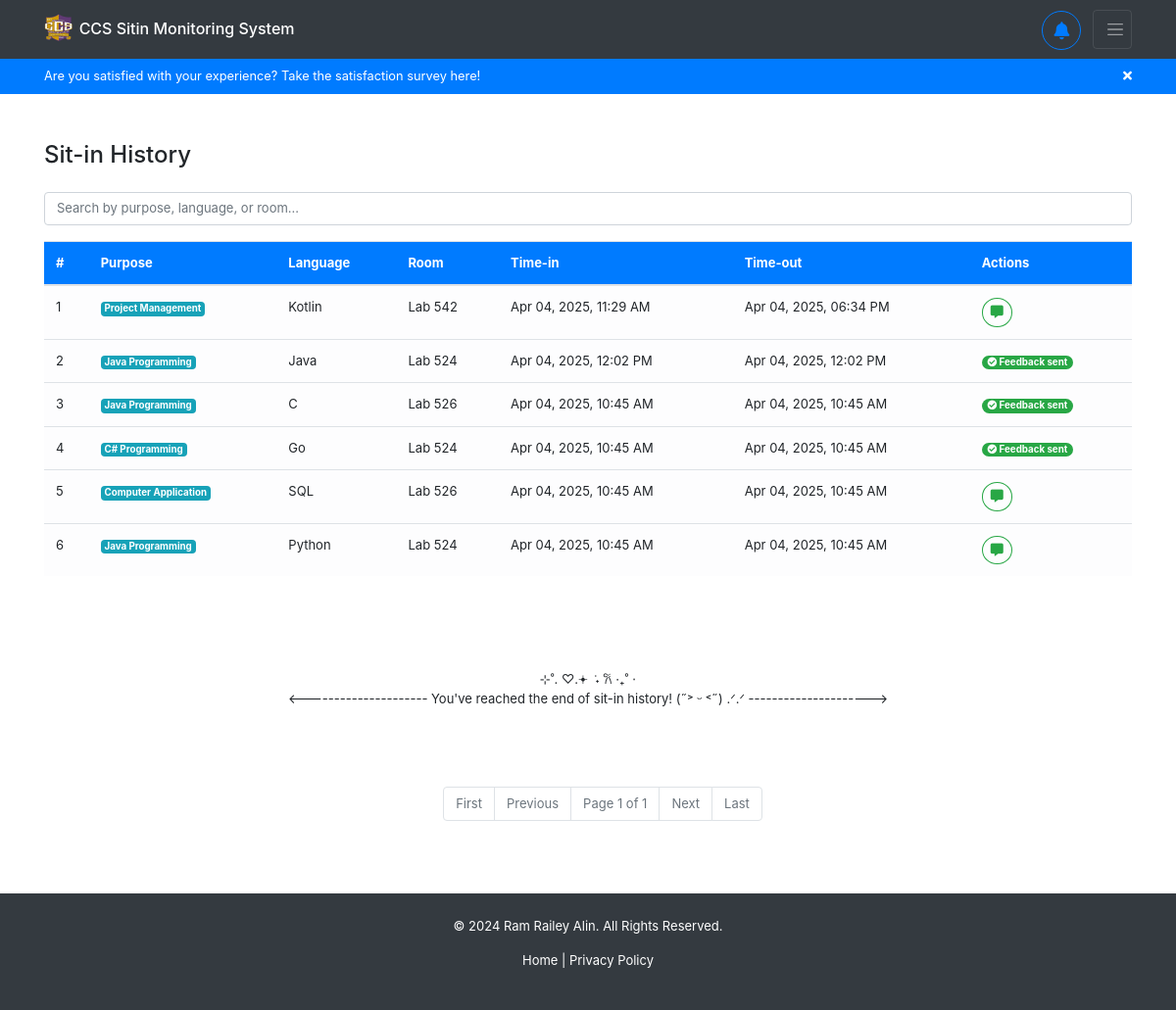
/sitin_history/ (signed in), run on the app's committed database.
### backend/models.py (models this page shows, shortened)
class Sitin(models.Model):
    purpose = models.CharField(max_length=255, choices=SITIN_PURPOSE_CHOICES, blank=True, null=True)
    programming_language = models.CharField(max_length=255, choices=PROGRAMMING_LANGUAGE_CHOICES, blank=True, null=True)
    lab_room = models.CharField(max_length=50, choices=LAB_ROOM_CHOICES, blank=True, null=True)
    sitin_details = models.TextField(blank=True, null=True)
    status = models.CharField(max_length=50, choices=SITIN_STATUS_CHOICES, default="none") # none, approved, denied
    sitin_date = models.DateTimeField(auto_now_add=True)
    logout_date = models.DateTimeField(null=True, blank=True)
    feedback = models.TextField(blank=True, null=True)
    user = models.ForeignKey(User, on_delete=models.CASCADE)

### backend/views.py (the view)
# urls.py: path('sitin_history/', views.sitin_history, name='user-sitin_history'),
@login_required
def sitin_history(request):
    if request.user.is_authenticated:
        sitin_history = Sitin.objects.filter(
            status='finished',
            user=request.user
        ).select_related(
            'user',
            'user__registration'
        ).order_by('-logout_date')
        paginator = Paginator(sitin_history, 25)
        page_number = request.GET.get('page')
        page_obj = paginator.get_page(page_number)
        return render(request, 'backend/pages/sitin_history.html', {'sitin_history': page_obj})
    return redirect('/')

### backend/templatetags/custom_filters.py (called while the page is built)
@register.filter
def time_ago(value):
    if not value:
        return ""
    now = timezone.localtime(timezone.now())
    value = timezone.localtime(value)
    diff = now - value
    seconds = diff.total_seconds()
    if seconds < 60:
        return f"{int(seconds)} seconds ago"
    elif seconds < 3600:
        minutes = int(seconds / 60)
        return f"{minutes} minute{'s' if minutes != 1 else ''} ago"
    elif seconds < 86400:
        hours = int(seconds / 3600)
        return f"{hours} hour{'s' if hours != 1 else ''} ago"
    else:
        return value.strftime("%b %d, %Y, %I:%M %p ")  # Fallback to date if > 1 day

### backend/templates/backend/pages/sitin_history.html (shortened to what this page needs)
{% extends 'backend/base.html' %}
{% load custom_filters %}
{% block content %}
<div class="container mt-5" id="sitin-history">
    <h4 class="mb-4">Sit-in History</h4>
    <div class="mb-3">
        <input type="text" id="searchInput" class="form-control" placeholder="Search by purpose, language, or room...">
    </div>
    <div class="table-responsive d-flex flex-column">
        <table class="table table-hover align-middle">
            <thead class="bg-primary text-white">
                <tr>
                    <th>#</th>
                    <th>Purpose</th>
                    <th>Language</th>
                    <th>Room</th>
                    <th>Time-in</th>
                    <th>Time-out</th>
                    <th>Actions</th>
                </tr>
            </thead>
            <tbody class="table-light">
                {% if sitin_history %}
                {% for sitin in sitin_history %}
                <tr>
                    <td>{{ forloop.counter }}</td>
                    <td><span class="badge bg-info text-white">{{ sitin.purpose }}</span></td>
                    <td>{{ sitin.programming_language }}</td>
                    <td>Lab {{ sitin.lab_room }}</td>
                    <td>{{ sitin.sitin_date|time_ago }}</td>
                    <td>{{ sitin.logout_date|time_ago }}</td>
                    {% if sitin.feedback %}
                    <td>
                        <span class="badge badge-pill badge-success badge-hover-outline"
                        style="cursor: not-allowed;">
                            <i class="fas fa-check-circle"></i> Feedback sent
                        </span>
                    </td>
                    {% else %}
                    <td>
                        <button class="btn btn-sm btn-outline-success rounded-circle feedback-btn"
                                title="Give feedback"
                                onclick="showFeedbackModal('{{ sitin.id }}')">
                            <i class="fas fa-comment-alt"></i>
                        </button>
                    </td>
                    {% endif %}
                </tr>
                {% endfor %}
                {% else %}
                <tr></tr>
                {% endif %}
            </tbody>
        </table>
    </div>
    {% if sitin_history.number == sitin_history.paginator.num_pages %}
    <div class="eol">
        <span>⊹˚. ♡.𖥔 ݁ ˖ 𐙚 ‧₊˚ ⋅</span>
        <span><--------------------- You've reached the end of sit-in history! (˶˃ ᵕ ˂˶) .ᐟ.ᐟ ---------------------></span>
    </div>
    {% endif %}
        <ul class="pagination pagination-ul justify-content-center">
            <li class="page-item {% if not sitin_history.has_previous %}disabled{% endif %}" {% if not sitin_history.has_previous %}style="cursor: not-allowed;"{% endif %}>
                <a class="page-link" href="?page=1">First</a>
            </li>
            <li class="page-item {% if not sitin_history.has_previous %}disabled{% endif %}" {% if not sitin_history.has_previous %}style="cursor: not-allowed;"{% endif %}>
                <a class="page-link" href="?page={% if sitin_history.has_previous %}{{ sitin_history.previous_page_number }}{% else %}#{% endif %}">Previous</a>
            </li>
            <li class="page-item disabled">
                <span class="page-link">Page {{ sitin_history.number }} of {{ sitin_history.paginator.num_pages }}</span>
            </li>
            <li class="page-item {% if not sitin_history.has_next %}disabled{% endif %}" {% if not sitin_history.has_next %}style="cursor: not-allowed;"{% endif %}>
                <a class="page-link" href="?page={% if sitin_history.has_next %}{{ sitin_history.next_page_number }}{% else %}#{% endif %}">Next</a>
            </li>
            <li class="page-item {% if not sitin_history.has_next %}disabled{% endif %}" {% if not sitin_history.has_next %}style="cursor: not-allowed;"{% endif %}>
                <a class="page-link" href="?page={{ sitin_history.paginator.num_pages }}">Last</a>
            </li>
        </ul>
</div>
{% endblock %}

### backend/static/backend/css/styles.css (style rules this page uses)
* { box-sizing: border-box; padding: 0; margin: 0; }
li { text-decoration: none; }
input { width: 100%; font-size: small; }
button { font-size: small; }
.btn { font-size: small; }
ul { font-size: small; margin-left: 30px; }
input[type="text"], input[type="email"], input[type="password"], input[type="number"], input[type="search"], input[type="tel"], input[type="url"], input[type="date"], input[type="datetime-local"], input[type="month"], input[type="week"], input[type="time"], textarea, select { font-size: small !important; }
.eol { font-size: small; display: flex; align-items: center; margin: 5rem 0; flex-direction: column; }

### backend/templates/backend/pages/sitin_history.html (style rules this page uses)
table { font-size: small !important; }
.badge-hover-outline { transition: all 0.3s ease; }

### data on the page
Sitin: purpose "Project Management", programming_language "Kotlin", lab_room "542", sitin_date "Apr 04, 2025, 11:29 AM", logout_date "Apr 04, 2025, 06:34 PM"
Sitin: purpose "Java Programming", programming_language "Java", lab_room "524", sitin_date "Apr 04, 2025, 12:02 PM", logout_date "Apr 04, 2025, 12:02 PM", feedback "Feedback sent"
Sitin: purpose "Java Programming", programming_language "C", lab_room "526", sitin_date "Apr 04, 2025, 10:45 AM", logout_date "Apr 04, 2025, 10:45 AM", feedback "Feedback sent"
Sitin: purpose "C# Programming", programming_language "Go", lab_room "524", sitin_date "Apr 04, 2025, 10:45 AM", logout_date "Apr 04, 2025, 10:45 AM", feedback "Feedback sent"
Sitin: purpose "Computer Application", programming_language "SQL", lab_room "526", sitin_date "Apr 04, 2025, 10:45 AM", logout_date "Apr 04, 2025, 10:45 AM"
Sitin: purpose "Java Programming", programming_language "Python", lab_room "524", sitin_date "Apr 04, 2025, 10:45 AM", logout_date "Apr 04, 2025, 10:45 AM"

### other printed values
{{ sitin_history.number }} "1"
{{ sitin_history.paginator.num_pages }} "1"
